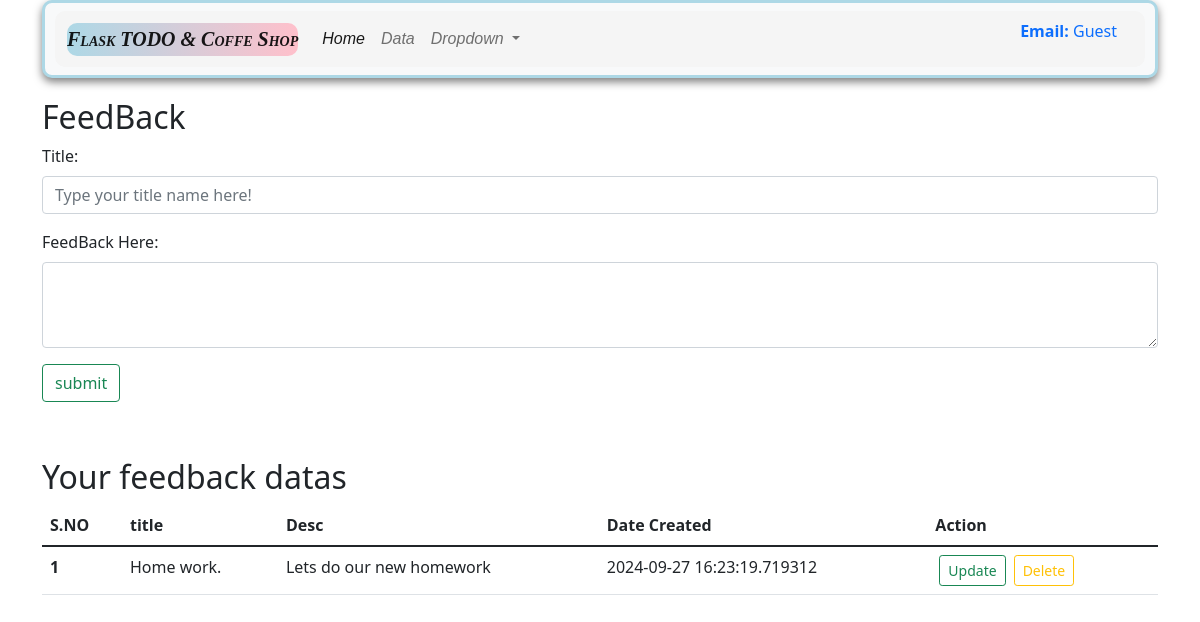
Before: /todo_page with the older database file.
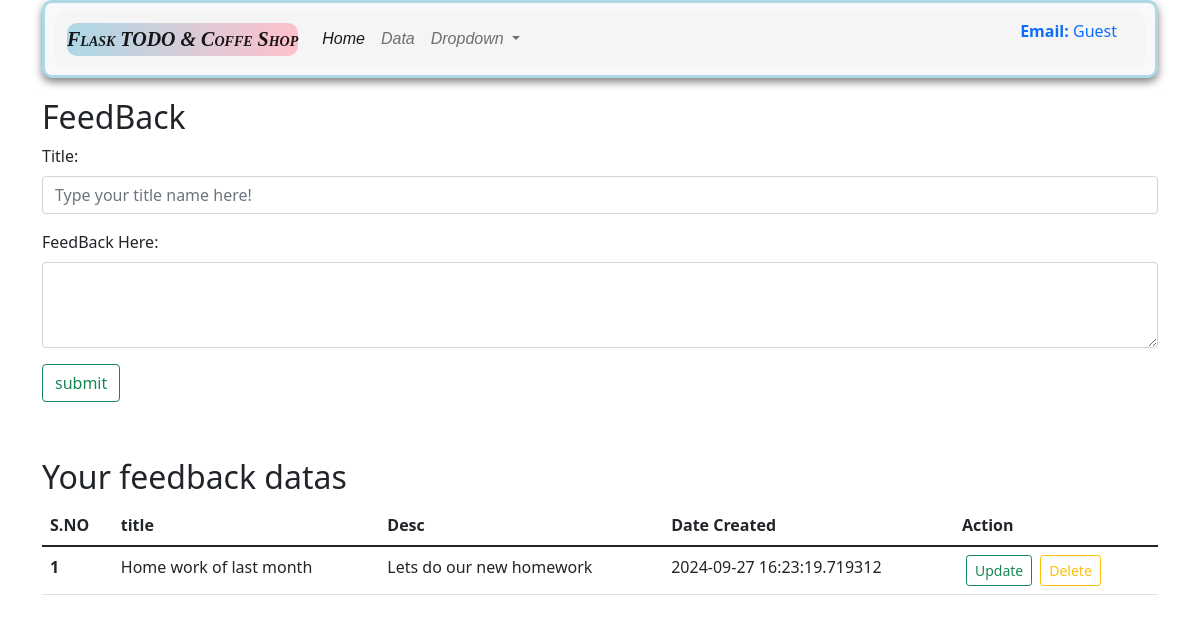
After: the same page with the newer database file.
### app.py (models this page shows, shortened)
class Todo(db.Model):
    __tablename__ = 'todo'
    sno = db.Column(db.Integer, primary_key=True)
    title = db.Column(db.String, nullable=False)
    desc= db.Column(db.String(500), nullable=False)
    date_created = db.Column(db.DateTime, default = datetime.utcnow)

### app.py (the view)
@app.route('/todo_page', methods =['GET', 'POST'])
def todo_page():
    if request.method =="POST":
        title =request.form['title']
        desc = request.form['desc']
        todo = Todo(title = title, desc = desc)
        db.session.add(todo)
        db.session.commit()
    alltodo = Todo.query.all()
    return render_template('index.html', alltodo=alltodo)

### templates/index.html (shortened to what this page needs)
{% extends "base.html" %}
{% block body %}
    <div class ="container my-3" >
      <h2> FeedBack</h2>
      <form action ="/todo_page" method = "POST">
      <div class="mb-3">
          <label for="title" class="form-label">Title: </label>
          <input type="text" class="form-control" name="title" id="title" placeholder="Type your title name here!">
        </div>
        <div class="mb-3">
          <label for="desc" class="form-label">FeedBack Here: </label>
          <textarea class="form-control" name= "desc" id="desc" rows="3"></textarea>
        </div>
        <button type="submit" class="btn btn-outline-success"> submit</button>
      </form>
    </div>
    <br>
    <div class = "container my-3" >
      <h2> Your feedback datas </h2>
            {% if alltodo|length == 0 %}
            <div class="alert alert-secondary" role="alert">
              No data found! Please add your todo data.
              </div>
                {% else %}
                <table class="table">
                    <thead>
                      <tr>
                        <th scope="col">S.NO</th>
                        <th scope="col">title</th>
                        <th scope="col">Desc</th>
                        <th scope="col">Date Created</th>
                        <th scope="col">Action</th>
                      </tr>
                    </thead>
                    <tbody>
                         {% for todo in alltodo %}
                        <tr>
                            <th scope="row">{{loop.index}}</th>
                            <td>{{todo.title}}</td>
                            <td>{{todo.desc}}</td>
                            <td>{{todo.date_created}}</td>
                            <td>
                              <a href="/update/{{todo.sno}}" type="button" class="btn btn-outline-success btn-sm mx-1">Update</button>
                              <a href="/delete/{{todo.sno}}" type="button" class="btn btn-outline-warning btn-sm mx-1">Delete</button>
                            </td>
                        </tr>
                        {% endfor %}
                      </tbody>
                    </table>
            {% endif %}
    </div>
    {% endblock body %}

Changed rows visible on the page:
changed Todo "Lets do our new homework": title "Home work." → "Home work of last month"
